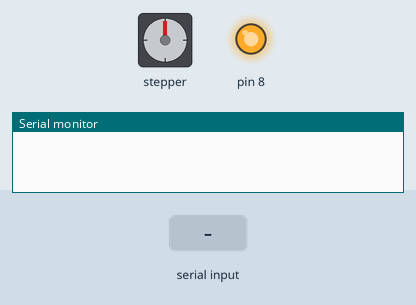
Simulated run of this program. Board: Arduino Uno, built with avr-gcc and run on an emulated ATmega328P. On the bench: stepper motor, output pins drawn as LEDs (lit = HIGH), the last lines printed to the serial monitor. Wiring (inferred from the names in the program): stepper motor driver (200 steps per turn assumed): step pin 3; direction pin 6. Inputs (shaded band) come from the test bench. Pins used as bus, display or sensor lines are not drawn.

Above: at 1.2 s.
1.3 s: "FOR,150\n" received over Serial
At 3.4 s:
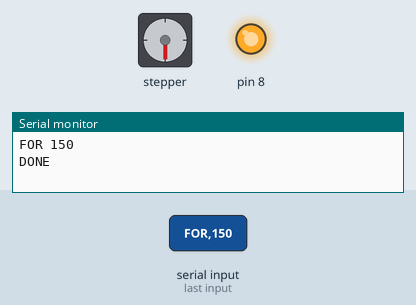
4.3 s: "REV,1\n" received over Serial
At 4.9 s:
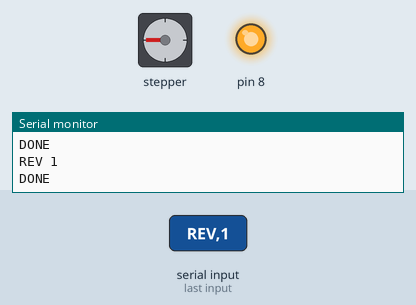
5.8 s: "REV,150\n" received over Serial
At 8.1 s:
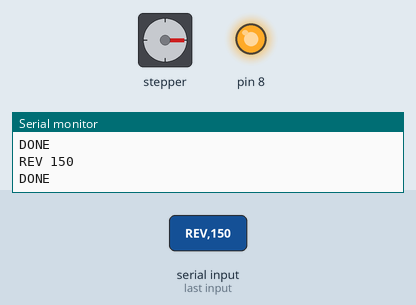
Timing chart, 0 to 9.6 s (numbered marks = the images above; inputs shaded):
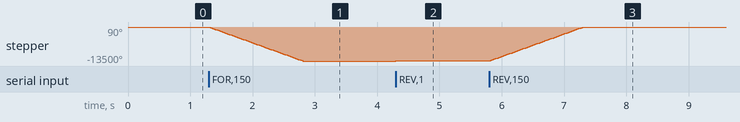

The program:

main.cpp
```cpp
#include <Arduino.h>
#include <Stepper.h>
#include <TimerOne.h>


// Master globals
void ProcessCommand(String);
// Conveyor belt globals
const uint8_t   pin_conv_pulse = 3; // PUL- pin
const uint8_t   pin_conv_dir = 6;   // DIR- pin
const uint8_t   conv_dir = 1;       // Set Direction
uint32_t conv_count = 0;
uint16_t conv_period = 100;
bool conv_reverse = false;
void ISR_DriveBelt();


// Setup all our globals and such
void setup()
{
  // Init serial
  Serial.begin(115200);
  while (!Serial);

  // Init conveyor belt
  pinMode (pin_conv_pulse, OUTPUT);     // Pulse pin as output
  pinMode (pin_conv_dir, OUTPUT);       // Direction pin as output
  digitalWrite(pin_conv_dir,conv_dir);  // Direction pin write high

  //ENABLE
  pinMode(8,OUTPUT);
  digitalWrite(8,HIGH);

  Timer1.initialize(conv_period);           // Init conveyor timer with garbage
  Timer1.attachInterrupt(ISR_DriveBelt);// Attatch ISR
  Timer1.setPeriod(conv_period);
  Timer1.start();
}

// Main loop
void loop()
{
  // Serial read
  if (Serial.available()) ProcessCommand(Serial.readStringUntil('\n'));
}

// Belt drive ISR
void ISR_DriveBelt()
{
  if (conv_count == 0) return;

  digitalWrite(
    pin_conv_dir,
    conv_reverse ? 1 : 0);

  digitalWrite(
    pin_conv_pulse,
    !digitalRead(pin_conv_pulse));

  if (--conv_count == 0) Serial.println("DONE");
}

// Process commands from Serial
void ProcessCommand(String msg)
{
  String message = "";
  String tempnum = "";
  int number = 0;

  int index = msg.indexOf(",");              // locate the first ","
  message += msg.substring(0, index).c_str(); // Extract the string from start to the ","
  tempnum += msg.substring(index + 1).c_str();        // Remove what was before the "," from the string
  number = tempnum.toInt();

  msg.replace("\r", "");
  msg.replace("\n", "");


  // Stop
  if (message == "STOP")
  {
    conv_count = 0;
    Serial.println("STOP");
  }

  else if (message == "FOR")
  {
    conv_count = number*100;
    conv_reverse = false;
    Serial.println("FOR " + String(number));
  }

  else if (message == "REV")
  {
    conv_count = number*100;
    conv_reverse = true;
    Serial.println("REV " + String(number));
  }

  else
  {
    Serial.println("NACK");
    }
}
```

Measured:
- after the input at 1.3 s, stepper: turns 13500° counter-clockwise in 1.5 s, starting at once
- after the input at 4.3 s, stepper: goes -13496° 0.01 s, then -13410°, starting at once
- after the input at 5.8 s, stepper: turns 13500° clockwise in 1.5 s, starting at once
